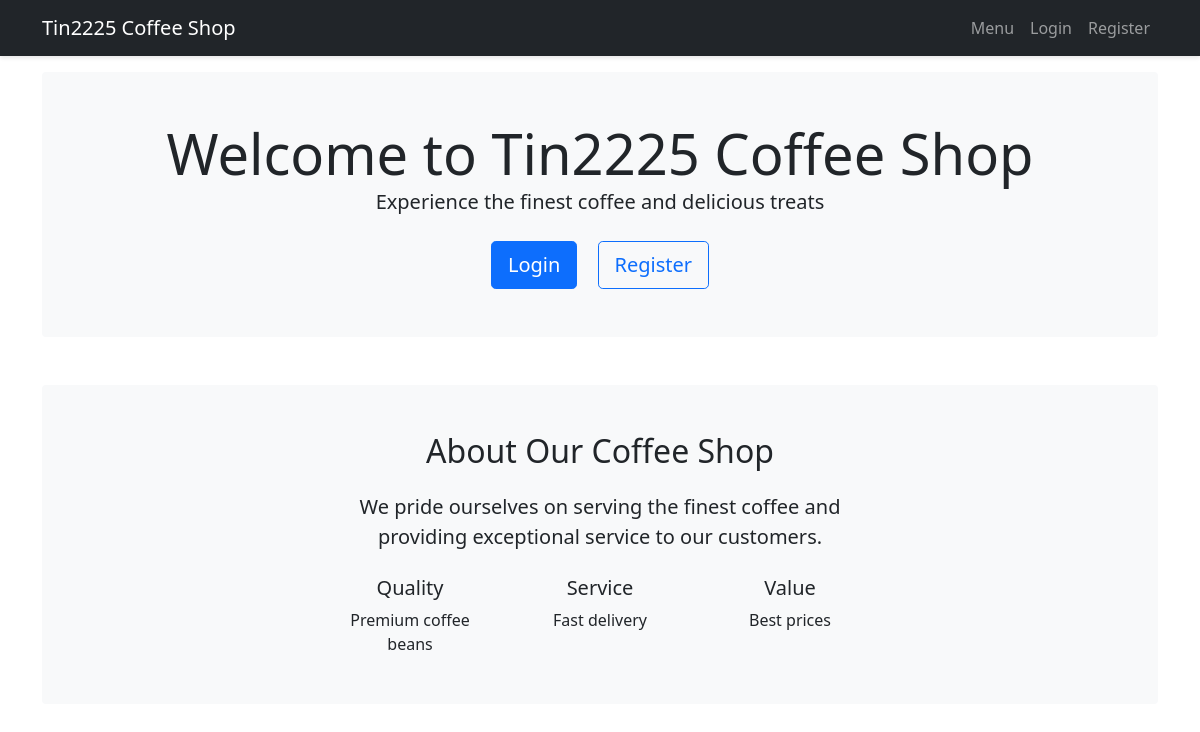
The app's page /, older data.
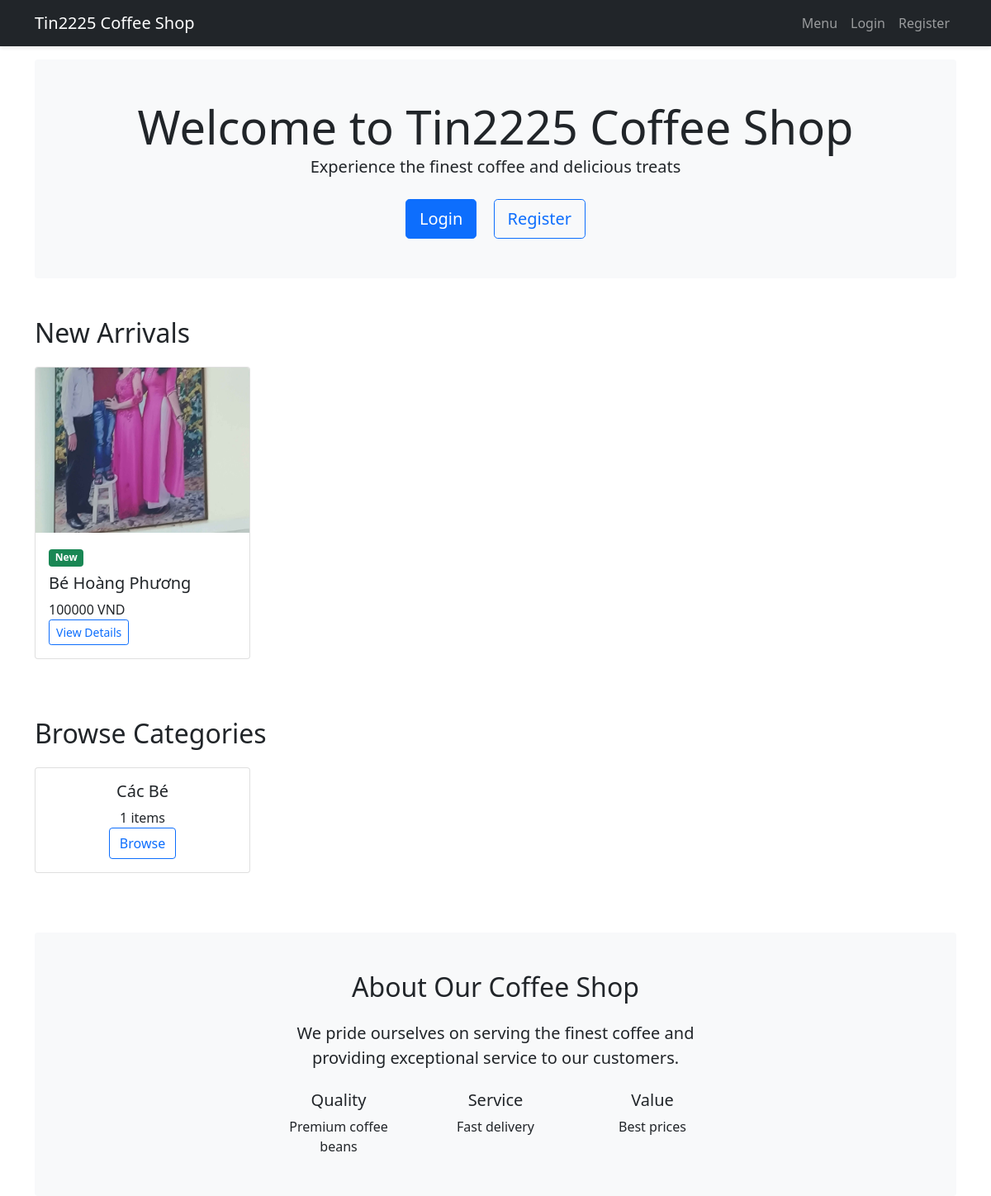
The same page, newer data.
### users/models.py (models this page shows, shortened)
class MenuItem(models.Model):
    name = models.CharField(max_length=100)
    description = models.TextField()
    price = models.DecimalField(max_digits=10, decimal_places=0)
    category = models.CharField(max_length=50)
    image = models.ImageField(upload_to='menu_items/', null=True, blank=True)
    is_available = models.BooleanField(default=True)
    created_at = models.DateTimeField(auto_now_add=True)

### users/views.py (the view)
# urls.py: path('', user_views.home, name='home'),
def home(request):
    thirty_days_ago = timezone.now() - timedelta(days=30)
    hot_items = MenuItem.objects.filter(
        orderitem__order__created_at__gte=thirty_days_ago
    ).annotate(
        total_ordered=Sum('orderitem__quantity')
    ).filter(
        is_available=True
    ).order_by('-total_ordered')[:4]
    seven_days_ago = timezone.now() - timedelta(days=7)
    new_items = MenuItem.objects.filter(
        created_at__gte=seven_days_ago,
        is_available=True
    ).order_by('-created_at')[:4]
    featured_categories = MenuItem.objects.values('category').annotate(
        item_count=Count('id')
    ).order_by('-item_count')[:4]
    context = {
        'hot_items': hot_items,
        'new_items': new_items,
        'featured_categories': featured_categories,
    }
    return render(request, 'users/home.html', context)

### users/context_processors.py (called while the page is built)
def cart_item_count(request):
    if request.user.is_authenticated:
        cart_items = CartItem.objects.filter(user=request.user)
        return {'cart_items': cart_items}
    return {'cart_items': []}

### templates/users/home.html (shortened to what this page needs)
{% extends 'base.html' %}
{% block content %}
<div class="container">
    <div class="py-5 text-center bg-light rounded mb-5">
        <h1 class="display-4">Welcome to Tin2225 Coffee Shop</h1>
        <p class="lead">Experience the finest coffee and delicious treats</p>
        {% if user.is_authenticated %}
            <p>Hello, {{ user.username }}!</p>
            <a href="{% url 'menu-list' %}" class="btn btn-primary btn-lg" style="margin-top: 1rem;">Browse Menu</a>
        {% else %}
            <div class="mt-4">
                <a href="{% url 'login' %}" class="btn btn-primary btn-lg mx-2">Login</a>
                <a href="{% url 'register' %}" class="btn btn-outline-primary btn-lg mx-2">Register</a>
            </div>
        {% endif %}
    </div>
    {% if new_items %}
    <section class="mb-5">
        <h2 class="mb-4">New Arrivals</h2>
        <div class="row">
            {% for item in new_items %}
            <div class="col-md-3 mb-4">
                <div class="card h-100">
                    {% if item.image %}
                    <img src="{{ item.image.url }}" class="card-img-top" alt="{{ item.name }}"
                         style="height: 200px; object-fit: cover;">
                    {% endif %}
                    <div class="card-body">
                        <span class="badge bg-success mb-2">New</span>
                        <h5 class="card-title">{{ item.name }}</h5>
                        <p class="card-text">{{ item.price }} VND</p>
                        <div class="d-flex justify-content-between align-items-center">
                            <a href="{% url 'menu-detail' item.id %}" class="btn btn-sm btn-outline-primary">View Details</a>
                        </div>
                    </div>
                </div>
            </div>
            {% endfor %}
        </div>
    </section>
    {% endif %}
    {% if featured_categories %}
    <section class="mb-5">
        <h2 class="mb-4">Browse Categories</h2>
        <div class="row">
            {% for category in featured_categories %}
            <div class="col-md-3 mb-4">
                <div class="card text-center h-100">
                    <div class="card-body">
                        <h5 class="card-title">{{ category.category }}</h5>
                        <p class="card-text">{{ category.item_count }} items</p>
                        <a href="{% url 'menu-list' %}?category={{ category.category }}"
                           class="btn btn-outline-primary">Browse</a>
                    </div>
                </div>
            </div>
            {% endfor %}
        </div>
    </section>
    {% endif %}
    <section class="py-5 bg-light rounded">
        <div class="row">
            <div class="col-md-6 offset-md-3 text-center">
                <h2 class="mb-4">About Our Coffee Shop</h2>
                <p class="lead">We pride ourselves on serving the finest coffee and providing exceptional service to our customers.</p>
                <div class="row mt-4">
                    <div class="col-4">
                        <h3 class="h5">Quality</h3>
                        <p>Premium coffee beans</p>
                    </div>
                    <div class="col-4">
                        <h3 class="h5">Service</h3>
                        <p>Fast delivery</p>
                    </div>
                    <div class="col-4">
                        <h3 class="h5">Value</h3>
                        <p>Best prices</p>
                    </div>
                </div>
            </div>
        </div>
    </section>
</div>
{% endblock %}

Row changes from the older to the newer data that the page shows:
added MenuItem: image (picture), name "Bé Hoàng Phương", price "100000", category "Các Bé", item_count "1"
Text that changed along with them:
text now shown: "New Arrivals Browse Categories"
